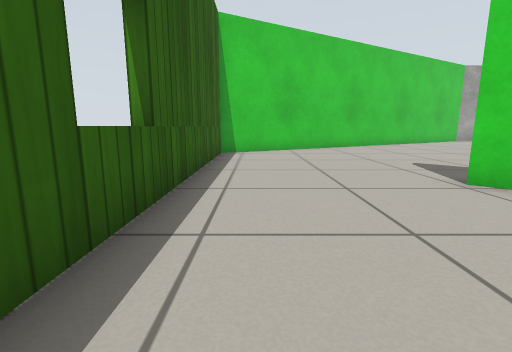
View 1 (above)

20 first-person views from a walk through a Gazebo world. The camera is 0.5 m above the floor, tilts 10° down and sees 85° across. The floor is counted in squares, 0.5 m on a side. Each view is taken from the middle of a square. On the plan, view 1 faces up. The plan holds only what a view shows up to about 11 squares ahead; the rest is blank. Gazebo's built-in surfaces are drawn with simple patterns.

View 2
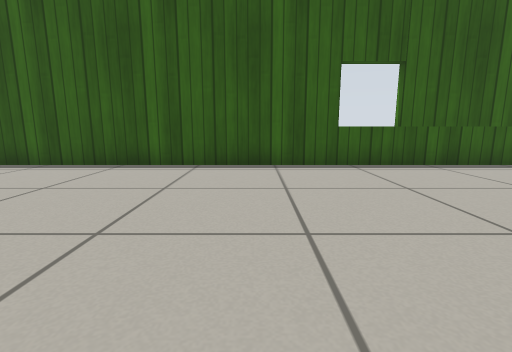

View 3
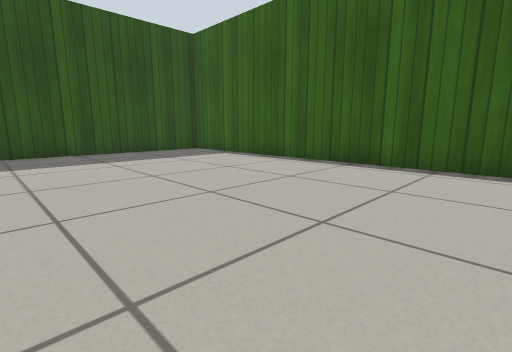

View 4
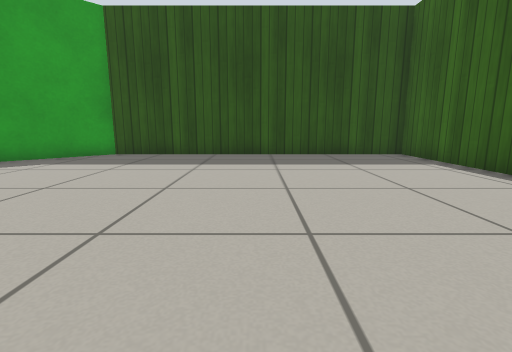

View 5
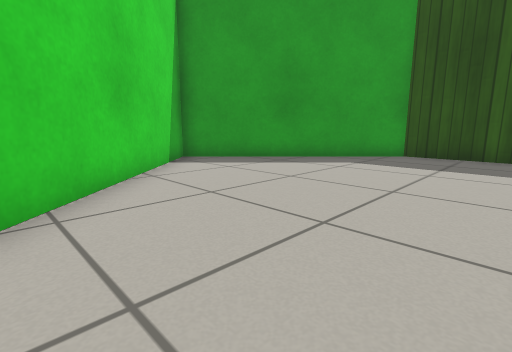

View 6
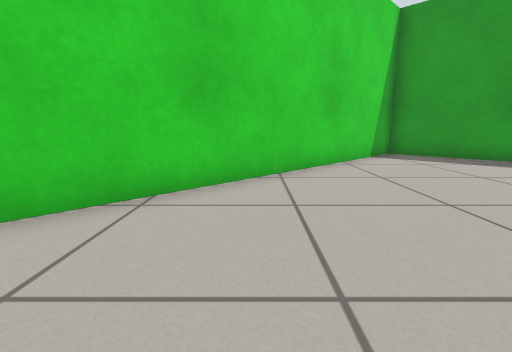

View 7
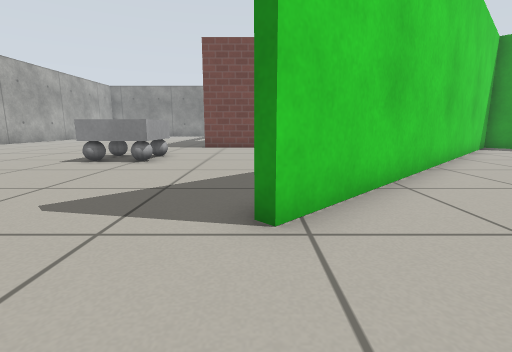

View 8
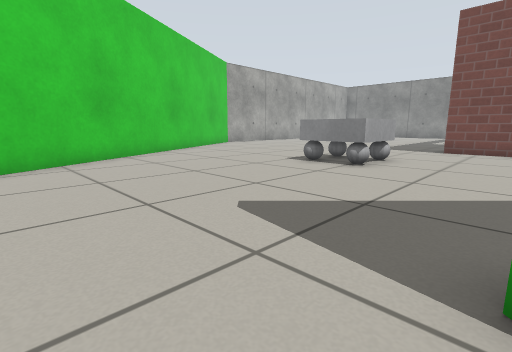

View 9
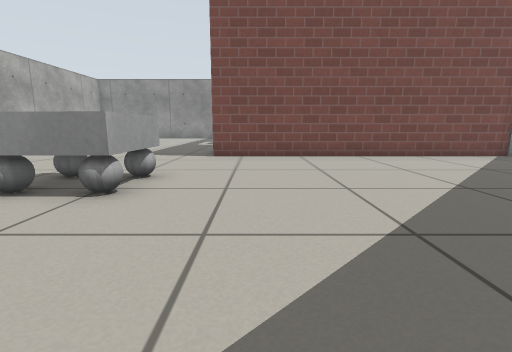

View 10
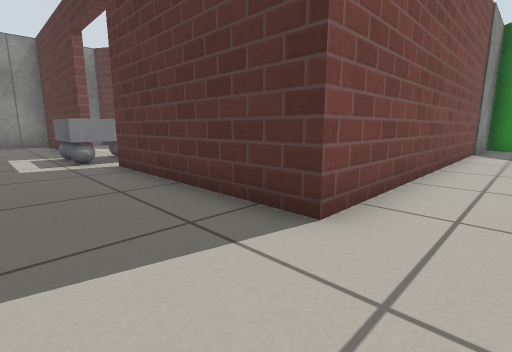

View 11
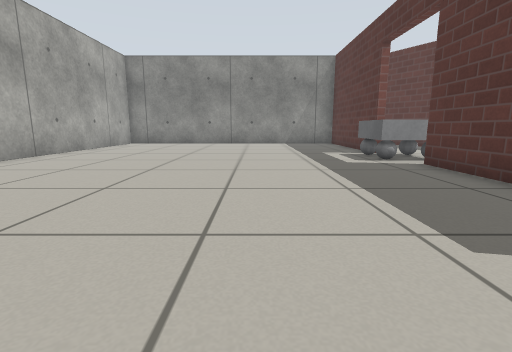

View 12
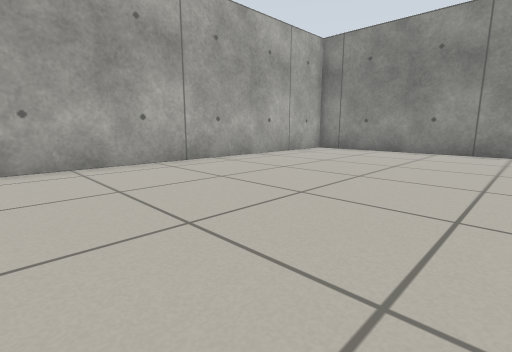

View 13
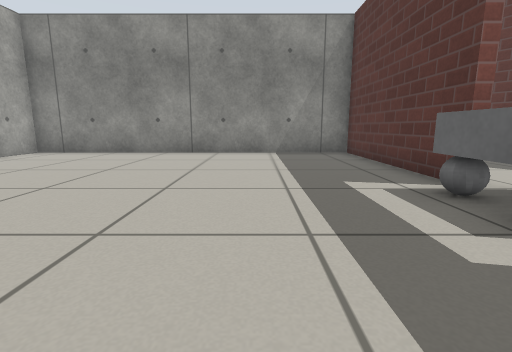

View 14
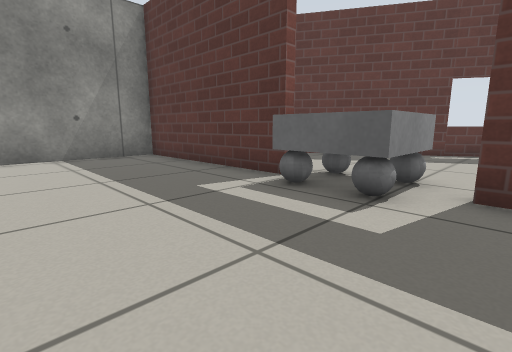

View 15
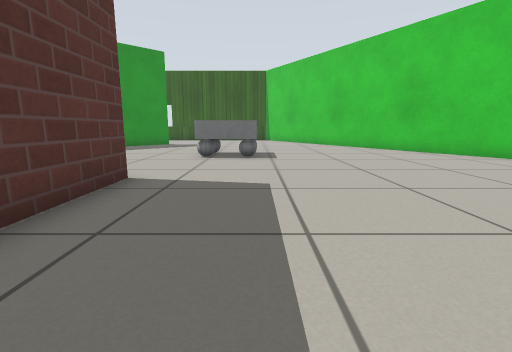

View 16
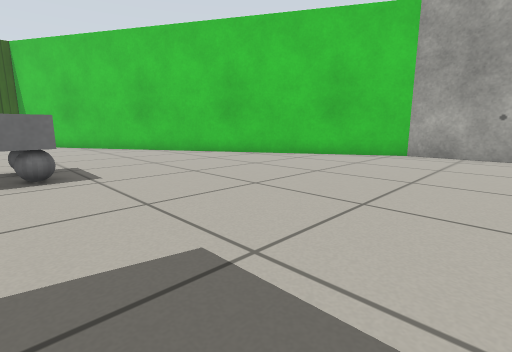

View 17
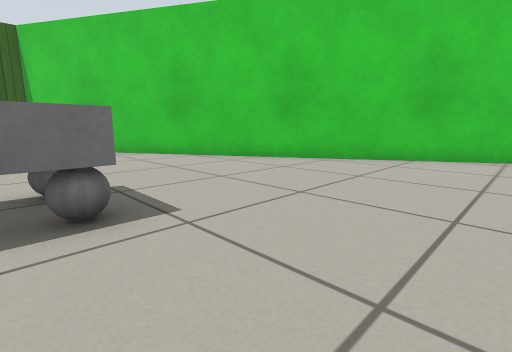

View 18
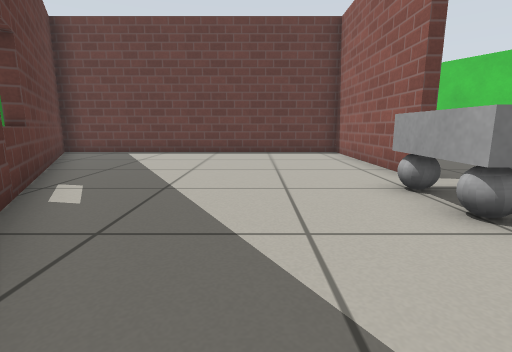

View 19
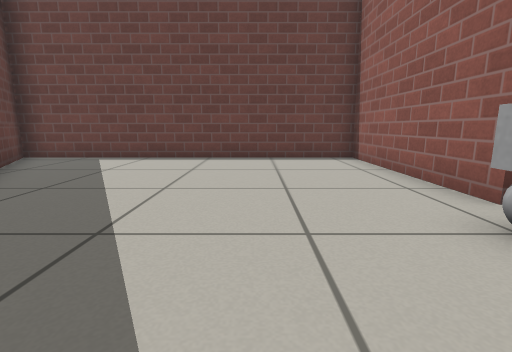

View 20
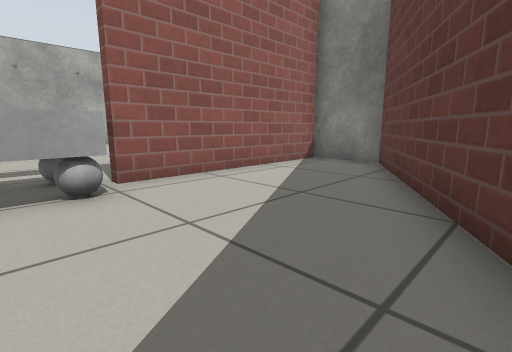

### Floor plan
Points are (right, up) in squares from view 1. A wall is a line through its corners. A room is listed if a view was taken in it or the views show most of it. See-through windows are left out.
Room 1 (views 1, 2, 3, 4, 5, 6)
walls: (-1.3, 2.5) (-1.3, -11.2) (9.1, -11.2) (14.4, -5.9) (3.7, 4.8)
ways out: opening at (1, 3.2) to room 2
Room 2 (views 7, 8, 9, 10, 11, 12, 13, 14, 15, 16, 17)
walls: (16.6, 19.5) (13.9, 19.5) (-1.3, 10.7) (-1.3, 2.5); (23.6, 7.5) (29.9, 7.5) (29.9, 19.5) (18.3, 19.5); (13.6, -4.7) (14.2, -5.3); (14.6, -4.9) (14.6, 7.5) (20.5, 7.5); (-1.3, 3.7) (-1.8, 3.7)
ways out: opening at (1, 3.2) to room 1; open door at (21, 7) to room 3; gap at (24, 7) to room 3
objects: car (9, 8) to (11, 10); car (22, 7) to (23, 8)
Room 3 (views 18, 19, 20)
walls: (20.5, 7.2) (14.9, 7.2) (14.9, -3.6) (29.9, 5) (29.9, 7.2) (23.6, 7.2)
ways out: open door at (21, 7) to room 2; gap at (24, 7) to room 2

Where each view was taken, in squares from view 1:
view 1: 0 up, 0 right, facing up
view 2: 0 up, 6 right, facing left
view 3: 0 up, 6 right, facing down-left
view 4: 1 down, 4 right, facing down
view 5: 1 down, 6 right, facing down-right
view 6: 1 down, 4 right, facing right
view 7: 5 up, 1 right, facing right
view 8: 5 up, 2 right, facing up-right
view 9: 6 up, 5 right, facing right
view 10: 10 up, 13 right, facing down-right
view 11: 12 up, 13 right, facing right
view 12: 12 up, 18 right, facing up-right
view 13: 11 up, 19 right, facing right
view 14: 12 up, 20 right, facing down-right
view 15: 10 up, 20 right, facing left
view 16: 9 up, 17 right, facing up-left
view 17: 9 up, 14 right, facing up-left
view 18: 4 up, 26 right, facing left
view 19: 4 up, 24 right, facing left
view 20: 2 up, 22 right, facing up-right
